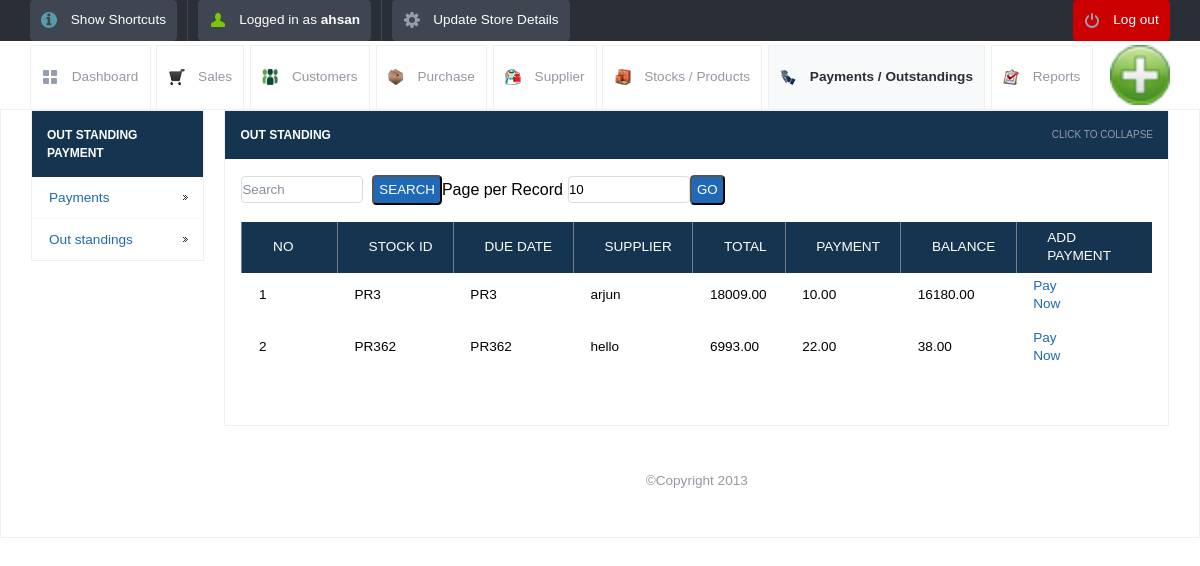
The app's page /view_out_standing.php (signed in) with its own data.
### tables this page shows
CREATE TABLE IF NOT EXISTS `stock_entries` (
  `id` int(10) unsigned NOT NULL AUTO_INCREMENT,
  `stock_id` varchar(120) NOT NULL,
  `stock_name` varchar(260) NOT NULL,
  `stock_supplier_name` varchar(200) NOT NULL,
  `category` varchar(120) NOT NULL,
  `quantity` int(11) NOT NULL,
  `company_price` decimal(10,2) NOT NULL,
  `selling_price` decimal(10,2) NOT NULL,
  `opening_stock` int(11) NOT NULL,
  `closing_stock` int(11) NOT NULL,
  `date` datetime NOT NULL,
  `username` varchar(120) NOT NULL,
  `type` varchar(50) NOT NULL,
  `salesid` varchar(120) NOT NULL,
  `total` decimal(10,2) NOT NULL,
  `payment` decimal(10,2) NOT NULL,
  `balance` decimal(10,2) NOT NULL,
  `mode` varchar(150) NOT NULL,
  `description` varchar(500) NOT NULL,
  `due` datetime NOT NULL,
  `subtotal` int(11) NOT NULL,
  `count1` int(11) NOT NULL,
  `billnumber` varchar(120) NOT NULL,
  PRIMARY KEY (`id`)
);

### view_out_standing.php (the view, shortened to what this page needs)
<!DOCTYPE html>
<html lang="en">
<head>
	<link rel="stylesheet" href="css/style.css">
	<?php include_once("tpl/common_js.php"); ?>
</head>
<body>
	<?php include_once("tpl/top_bar.php"); ?>
	<div id="header-with-tabs">
		<div class="page-full-width cf">
			<ul id="tabs" class="fl">
				<li><a href="dashboard.php" class="dashboard-tab">Dashboard</a></li>
				<li><a href="view_sales.php" class="sales-tab">Sales</a></li>
				<li><a href="view_customers.php" class=" customers-tab">Customers</a></li>
				<li><a href="view_purchase.php" class="purchase-tab">Purchase</a></li>
				<li><a href="view_supplier.php" class=" supplier-tab">Supplier</a></li>
				<li><a href="view_product.php" class=" stock-tab">Stocks / Products</a></li>
				<li><a href="view_payments.php" class="active-tab payment-tab">Payments / Outstandings</a></li>
				<li><a href="view_report.php" class="report-tab">Reports</a></li>
			</ul>
			<a href="#" id="company-branding-small" class="fr"><img src="<?php if(isset($_SESSION['logo'])) { echo "upload/".$_SESSION['logo'];}else{ echo "upload/posnic.png"; } ?>" alt="Point of Sale" /></a>
		</div>
	</div>
	<div id="content">
		<div class="page-full-width cf">
			<div class="side-menu fl">
				<h3>Out Standing Payment</h3>
				<ul>
					<li><a href="view_payments.php">Payments</a></li>
					<li><a href="view_out_standing.php">Out standings</a></li>
				</ul>
			</div>
			<div class="side-content fr">
				<div class="content-module">
					<div class="content-module-heading cf">
						<h3 class="fl">Out Standing</h3>
						<span class="fr expand-collapse-text">Click to collapse</span>
					</div>
						<div class="content-module-main cf">
					<table>
<form action="" method="post" name="search" >
    <input name="searchtxt" type="text" class="round my_text_box" placeholder="Search" >
&nbsp;&nbsp;<input name="Search" type="submit" class="my_button round blue   text-upper" value="Search">
</form>
 <form action="" method="get" name="limit_go">
    Page per Record<input name="limit" type="text" class="round my_text_box" id="search_limit" style="margin-left:5px;" value="<?php if(isset($_GET['limit'])) echo $_GET['limit']; else echo "10"; ?>" size="3" maxlength="3">
    <input name="go"  type="button" value="Go" class=" round blue my_button  text-upper" onclick="return confirmLimitSubmit()">
</form>
<form name="deletefiles" action="delete.php" method="post">
					<table>
		<?php
	$limit = 10;
	$page = $_GET['page'];
	if($page)
		$start = ($page - 1) * $limit;
	else
		$start = 0;
	$sql =  "SELECT * FROM stock_entries where type LIKE 'entry%' and balance>0 ORDER BY date desc LIMIT $start, $limit  ";
	$result = mysql_query($sql);
	if ($page == 0) $page = 1;
	$pagination = "";
?>
							<tr>
								<th>No</th>
								<th>Stock ID</th>
								<th>Due Date</th>
								<th>Supplier</th>
								<th>Total</th>
								<th>Payment</th>
								<th>Balance</th>
                                                                <th>Add Payment</th>
							</tr>
<?php $i=1; $no=$page-1; $no=$no*$limit;
while($row = mysql_fetch_array($result))
{
 ?>
	<tr>
   <td> <?php echo $no+$i; ?></td>
   <td><?php echo $row['stock_id']; ?></td>
      <td> <?php echo $row['stock_id'];?></td>
      <td> <?php echo $row['stock_supplier_name'];?></td>
   <td> <?php echo $row['total']; ?></td>
    <td> <?php echo $row['payment']; ?></td>
   <td> <?php echo $row['balance']; ?></td>
    <td>	<a href="update_out_standing.php?sid=<?php echo $row['stock_id'];?>&table=stock_entries&return=view_out_standing.php"	class="table-actions-button ">Pay Now</a>
</tr>
<?php $i++; } ?>
 <tr>
       <td align="center"><div style="margin-left:20px;"><?php echo $pagination; ?></div></td>
      </tr>
</table>
</form>
		</div>
	</div>
		<div id="footer">
		<p> &copy;Copyright 2013</p>
	</div>
</body>
</html>

### css/style.css (style rules this page uses)
*, html, body, div, dl, dt, dd, ul, ol, li, h1, h2, h3, h4, h5, h6, pre, form, label, fieldset, input, p, blockquote, th, td { margin: 0; padding: 0; }
table { border-collapse: collapse; border-spacing: 0; }
fieldset, img { border: 0; }
address, caption, cite, code, dfn, em, strong, th, var { font-style: normal; font-weight: normal; }
caption, th { text-align: left; }
h1, h2, h3, h4, h5, h6 { font-weight: normal; }
a img { border: none; }
a { text-decoration: none; }
body { font-size: 1em; }
.cf:before, .cf:after { content: ""; display: table; }
.cf:after { clear:both; }
.cf { zoom: 1; }
.round { border-radius: 0.3125em; -moz-border-radius: 0.3125em; -webkit-border-radius: 0.3125em; }
p { margin-bottom: 1.25em; color: #9498a1; }
.fl { float: left; }
.fr { float: right; }
h1, h2, h3, h4, h5, h6 { margin-bottom: 0.625em; }
body, form { font-family: "Droid Sans", Helvetica, Arial, sans-serif; line-height: 1.125em; }
p, .button, form input, ul#nav li ul, ul#tabs, div.side-menu ul li a, table, .information-box, .confirmation-box, .error-box, .error-message, .warning-box, ol, .regular-ul, .custom-ul, blockquote, cite { font-size: 0.85em; }
div.content-module-heading span { font-size: 0.625em; }
h3 { font-size: 0.75em; }
a { color: #2069b4; }
.blue { background-color: #2069b4; color: white; }
.my_text_box { border: 1px solid #D9DBDD; width:120px; height:25px; }
.my_button { height:30px; padding: 0px 5px 0px 5px; }
.page-full-width { padding: 0 1.875em; }
.text-upper { text-transform: uppercase; }
div#header-with-tabs { padding:0.25em 0 0; }
a#company-branding-small img { height: 60px; }
ul#tabs { list-style-type: none; }
ul#tabs li { float: left; }
ul#tabs li a { border: 1px solid #eeefef; border-bottom: none; padding: 1.666em 0.833em; margin: 0 0.416em -1px 0; display: block; color: #9498a1; }
ul#tabs li a.dashboard-tab { background: transparent url('../images/tab-dashboard.png') no-repeat 0.833em center ; padding-left: 3em; }
ul#tabs li a.sales-tab { background: transparent url('../images/sales-icon.png') no-repeat 0.833em center ; padding-left: 3em; }
ul#tabs li a.customers-tab { background: transparent url('../images/customer-icon.png') no-repeat 0.833em center ; padding-left: 3em; }
ul#tabs li a.purchase-tab { background: transparent url('../images/purchase-icon.png') no-repeat 0.833em center ; padding-left: 3em; }
ul#tabs li a.supplier-tab { background: transparent url('../images/supplier-icon.png') no-repeat 0.833em center ; padding-left: 3em; }
ul#tabs li a.stock-tab { background: transparent url('../images/stock-icon.png') no-repeat 0.833em center ; padding-left: 3em; }
ul#tabs li a.payment-tab { background: transparent url('../images/payment-icon.png') no-repeat 0.833em center ; padding-left: 3em; }
ul#tabs li a.report-tab { background: transparent url('../images/report-icon.png') no-repeat 0.833em center ; padding-left: 3em; }
ul#tabs li a.active-tab, ul#tabs li a.active-tab:hover { background-color: #f8f9fa; font-weight: bold; color: #2a2e36; }
table { width: 100%; margin-bottom: 1.25em; }
table th { background-color: #153450; color: white; text-transform: uppercase; padding: 0.55em .7em 0.55em 2.25em; border-left: 1px solid #747c8a; }
table tbody td { padding: 0.33em 0 0.833em 1.25em; }
a.table-actions-button { width: 1.25em; height: 1.25em; display: inline-block; background-position: center center; }
table th:first-child { width: 4em ; }
table th:last-child { width: 7em; }
div#content { background: #000000000 url('../images/artwork-pattern.png') repeat-x left bottom; border: 1px solid #eeefef; padding: 0em ; }
div.side-menu { background: #153450; border: 1px solid #eeefef; width: 15%; margin-bottom: 1em; }
div.side-menu h3 { text-transform: uppercase; font-weight: bold; margin: 1.25em; color: white; }
div.side-menu ul { list-style-type: none; }
div.side-menu ul li a { padding: 0.833em 1.25em; border-top: 1px solid #f8f9fa; display: block; background: white url('../images/menu-dark-indicator.png') no-repeat right center; }
div.side-content { width: 83%; }
div.content-module { background: white; margin-bottom: 1em; border: 1px solid #eeefef; }
div.content-module-heading { background: #153450; cursor: pointer; }
div.content-module-heading h3 { text-transform: uppercase; color: white; font-weight: bold; margin: 1.25em; }
div.content-module-heading span { color: #969dac; text-transform: uppercase; margin: 1.5em; }
div.content-module-main { padding: 1em; }
div#footer { text-align: center; padding: 1.875em 0; }

### records on screen
stock_entries: i "1", stock "PR3", stock_supplier_name "arjun", total "18009.00", payment "10.00", balance "16180.00"
stock_entries: i "2", stock "PR362", stock_supplier_name "hello", total "6993.00", payment "22.00", balance "38.00"

### other values on screen
$POSNIC['username'] "ahsan"
